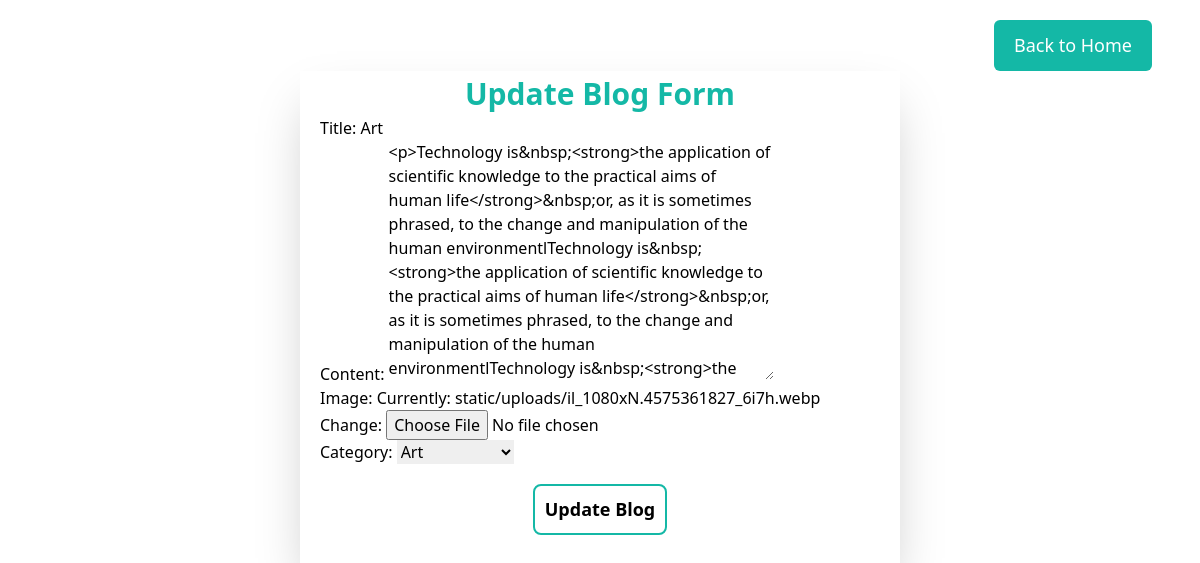
Page /all-blog-update/15 on the earlier database version.
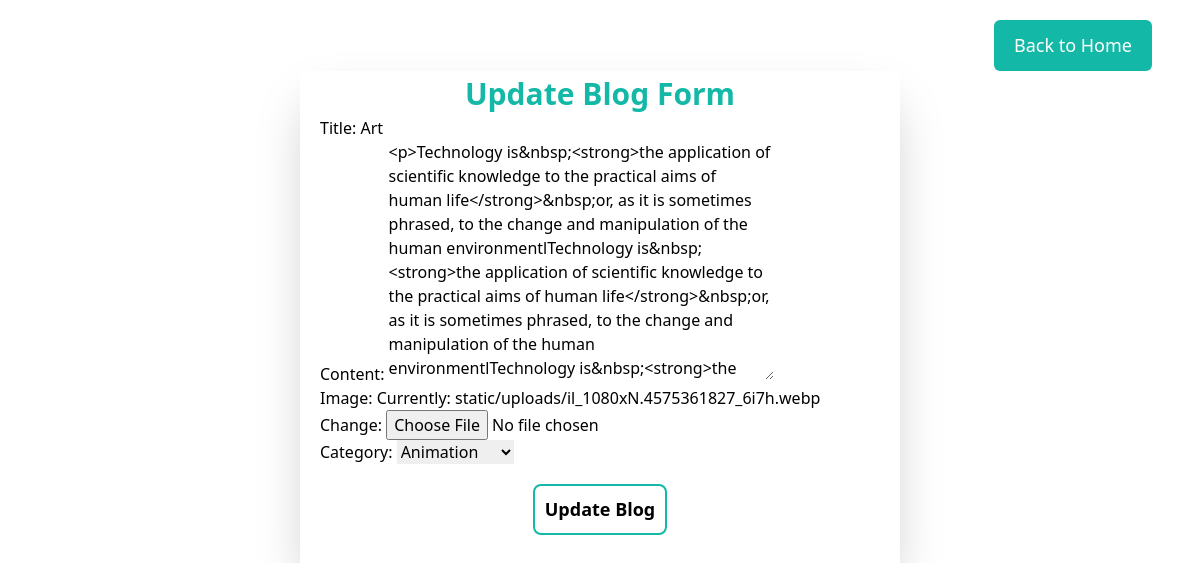
Same page on the later database version.
### bloggingapi/models.py (models this page shows, shortened)
class Blogging(models.Model):
    title=models.CharField(max_length=200)
    content=CKEditor5Field('Text',null=True,blank=True,config_name='extends')
    image=models.FileField(upload_to='static/uploads')
    created_at=models.DateField(auto_now_add=True)
    category=models.ForeignKey(Category,on_delete=models.CASCADE,null=True)

### bloggingapi/views.py (the view, shortened to what this page needs)
# urls.py: path('all-blog-update/<int:allblog_id>',update_allblogs),
def update_allblogs(request,allblog_id):
    instance=Blogging.objects.get(id=allblog_id)
    context={
        'form':BloggingForm(instance=instance)
    }
    return render(request,'bloggingapi/all-blogupdate.html',context)

### bloggingapi/forms.py
class BloggingForm(forms.ModelForm):
    class Meta:
        model=Blogging
        fields='__all__'

### bloggingapi/models.py (called while the page is built)
    def __str__(self):
        return self.category_title

### bloggingapi/templates/bloggingapi/all-blogupdate.html (shortened to what this page needs)
{% extends 'layouts.html' %}
{% load static %}
{% block starts%}
<div class="mt-[20px] flex justify-end mb-[20px] md:mb-auto px-3 md:px-12">
  <a href="/"
  class="bg-teal-500 text-white py-2 md:py-3 px-1 md:px-5 text-[16px] md:text-[18px] xl:text-[20px] 2xl:text-[25px] 3xl:text-[30px] 4xl:text-[35px] my-auto rounded-md hover:border-2 ease-linear duration-75 hover:border-teal-500 hover:border-solid hover:bg-white hover:text-teal-500 hover:text-[20px]"
  >Back to Home</a
>
</div>
<section class="flex justify-center snap-none">
  <div class="shadow-2xl w-[600px] px-[20px]">
    <form action="" method="post" class="" enctype="multipart/form-data snap-none">
      <h2 class="text-teal-500 font-bold text-[25px] md:text-[30px] xl:text-[40px] 2xl:text-[45px] text-center">Update Blog Form</h2>
        {{form.as_p}}
      <div class="flex justify-center">
      <input type="submit" value="Update Blog" class="border-2 border-solid border-teal-500 rounded-lg p-[10px] mb-[35px] mt-[20px] font-semibold text-[18px] xl:text-[20px] 2xl:text-[25px]">
    </div>
    </form>
  </div>
</section>
{% endblock %}

Differences in the rows shown:
changed Blogging "Art": category "Art" → "Animation"
